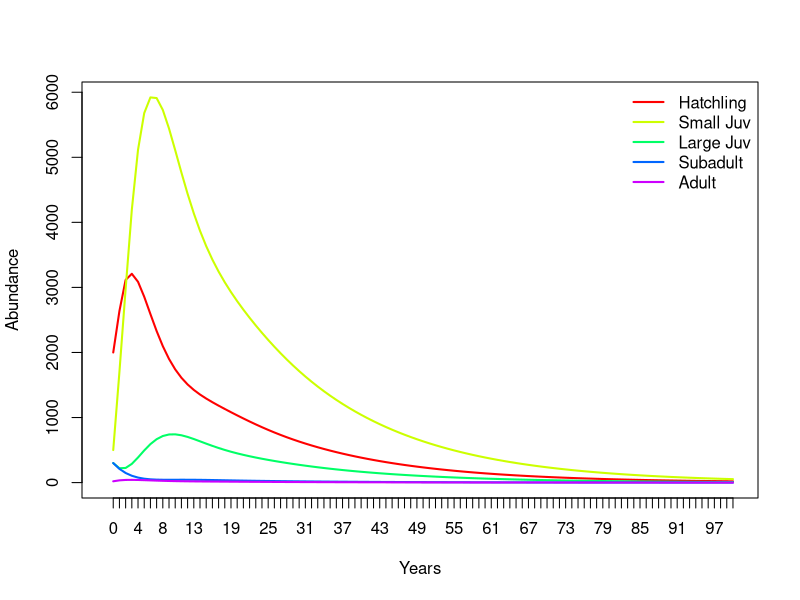
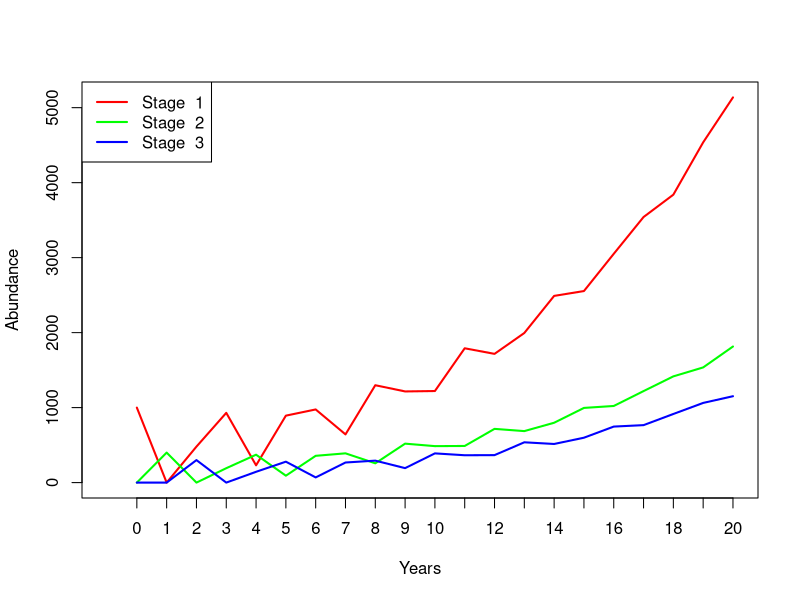

The R source for these figures, in order:
## ---- chunk 1
knitr::opts_chunk$set(echo = TRUE, cache = TRUE)
## ---- chunk 2

projection_matrix <- matrix(
  c(
    0,     0,      0,      4.665,      61.896,
    0.675, 0.703,  0,      0,          0,
    0,     0.047,  0.657,  0,          0,
    0,     0,      0.019,  0.682,      0,
    0,     0,      0,      0.061,      0.809
  )
  ,nrow=5,ncol=5,byrow=T
)

stagenames <- c("Hatchling","Small Juv","Large Juv","Subadult","Adult")
rownames(projection_matrix) <- stagenames
colnames(projection_matrix) <- stagenames
projection_matrix

## ---- chunk 3
Abundance_year0 <- c(2000,500,300,300,20)
Abundance_year0
## ---- chunk 4
nYears <- 100                                            # set the number of years to project
TMat <- projection_matrix                               # define the projection matrix
InitAbund <- Abundance_year0                            # define the initial abundance

  ## NOTE: the code below can be re-used without modification:
allYears <- matrix(0,nrow=nrow(TMat),ncol=nYears+1)     # build a storage array for all abundances!
allYears[,1] <- InitAbund  # set the year 0 abundance                                    
for(t in 2:(nYears+1)){   # loop through all years
  allYears[,t] <-  TMat %*% allYears[,t-1]
}
plot(1,1,pch="",ylim=c(0,max(allYears)),xlim=c(0,nYears+1),xlab="Years",ylab="Abundance",xaxt="n")  # set up blank plot
cols <- rainbow(5)    # set up colors to use
for(s in 1:5){
  points(allYears[s,],col=cols[s],type="l",lwd=2)     # plot out each life stage abundance, one at a time
}
axis(1,at=seq(1,nYears+1),labels = seq(0,nYears))   # label the axis
legend("topright",col=cols,lwd=rep(2,3),legend=rownames(TMat),bty="n")  # put a legend on the plot
## ---- chunk 5

Year1 <- projection_matrix %*% Abundance_year0  # matrix multiplication!
  
## ---- chunk 6

projection_matrix <- matrix(
  c(
    0,     1.2,   3.1,
    0.4,   0,     0,
    0,     0.75,   0
  )
  ,nrow=3,ncol=3,byrow=T
)

projection_matrix

## ---- chunk 7
Abundance_year0 <- c(1000,0,0)
Abundance_year0
## ---- chunk 8
Year1 <- projection_matrix %*% Abundance_year0  # matrix multiplication!
Year1
## ---- chunk 9
Year2 <- projection_matrix %*% Year1  # matrix multiplication!
Year2
## ---- chunk 10
nYears <- 20                                            # set the number of years to project
TMat <- projection_matrix                               # define the projection matrix
InitAbund <- Abundance_year0                            # define the initial abundance

  ## NOTE: the code below can be re-used without modification:
allYears <- matrix(0,nrow=nrow(TMat),ncol=nYears+1)     # build a storage array for all abundances!
allYears[,1] <- InitAbund  # set the year 0 abundance                                    
for(t in 2:(nYears+1)){   # loop through all years
  allYears[,t] <-  TMat %*% allYears[,t-1]
}
plot(1,1,pch="",ylim=c(0,max(allYears)),xlim=c(0,nYears+1),xlab="Years",ylab="Abundance",xaxt="n")  # set up blank plot
cols <- rainbow(3)    # set up colors to use
for(s in 1:3){
  points(allYears[s,],col=cols[s],type="l",lwd=2)     # plot out each life stage abundance, one at a time
}
axis(1,at=seq(1,nYears+1),labels = seq(0,nYears))   # label the axis
legend("topleft",col=cols,lwd=rep(2,3),legend=paste("Stage ",seq(1:nrow(TMat))))  # put a legend on the plot
